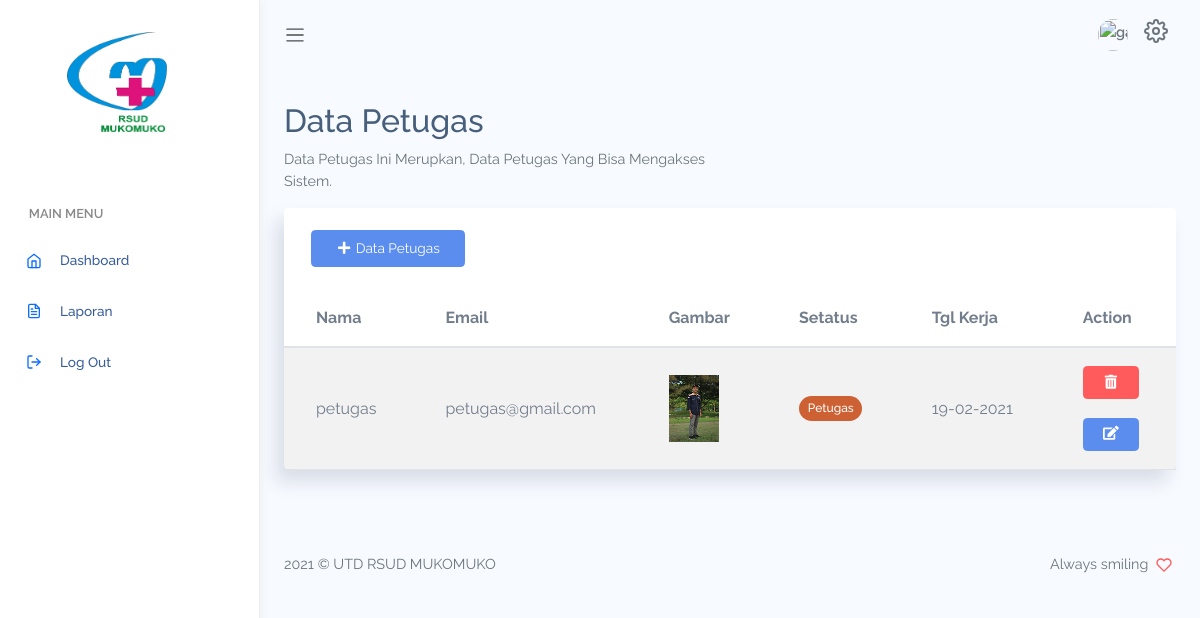
/index.php/petugas, run on an earlier commit of the app's database.
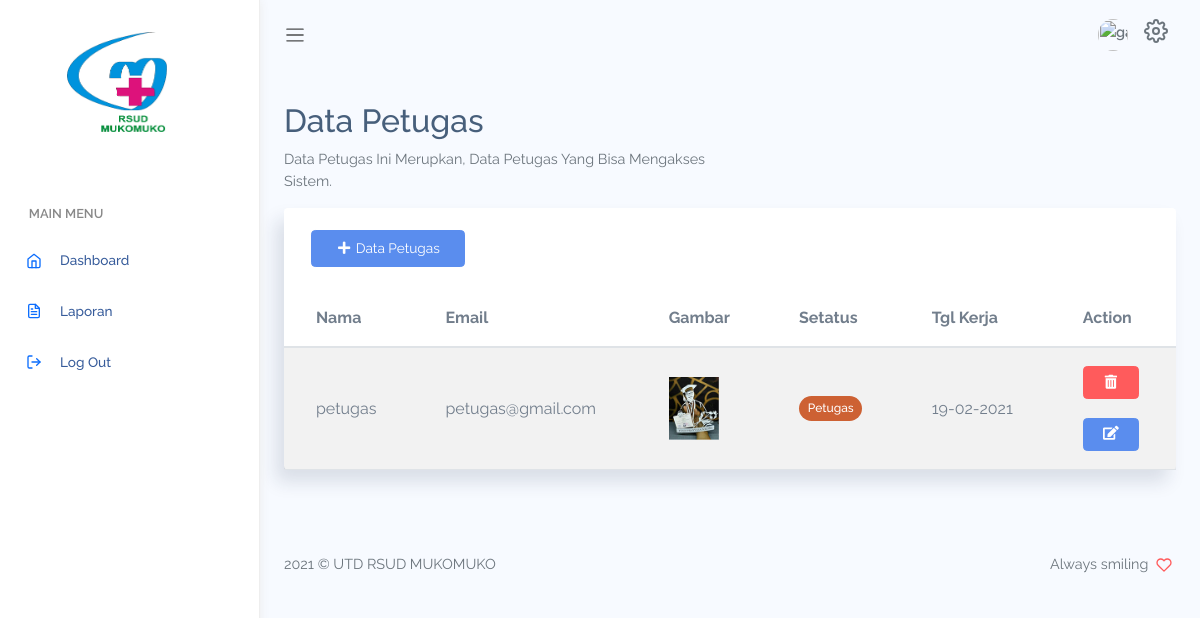
And on a later commit of the database.
### tables this page shows
CREATE TABLE `user` (
  `id` int(11) NOT NULL,
  `nama` varchar(100) NOT NULL,
  `email` varchar(225) NOT NULL,
  `gambar` varchar(225) NOT NULL,
  `password` varchar(225) NOT NULL,
  `role_id` int(5) NOT NULL,
  `aktif` int(5) NOT NULL,
  `tgl_daftar` int(100) NOT NULL
);

### application/controllers/Petugas.php (called while the page is built, shortened)
<?php
class Petugas extends CI_Controller
{
  public function __construct()
  {
    $this->load->library('form_validation');
    $this->load->model('m_master');
  }
  public function index()
  {
    $data['user1'] = $this->m_master->dataAdmin()->row_array();
    $data['data'] = $this->db->get_where('user', ['role_id' => 2])->result_array();
    $data['title'] = 'Data Petugas';
    $this->load->view('template/sidebar', $data);
    $this->load->view('template/header', $data);
    $this->load->view('data/petugas', $data);
    $this->load->view('template/footer', $data);
  }
}

### index.php (called while the page is built, shortened)
<?php
require_once BASEPATH.'core/CodeIgniter.php';

### application/models/m_master.php (called while the page is built, shortened)
<?php
class M_master extends CI_Model
{
  function dataAdmin()
  {
    return $this->db->get_where('user', ['email' => $this->session->userdata('email')]);
  }
}

### application/views/data/petugas.php (the view, shortened to what this page needs)
<div class="main-content container-fluid">
  <div class="page-title">
    <div class="row">
      <div class="col-12 col-md-6">
        <h3>Data Petugas</h3>
        <p class="text-subtitle text-muted">Data Petugas Ini Merupkan, Data Petugas Yang Bisa Mengakses Sistem.</p>
      </div>
    </div>
  </div>
  <div class="row" id="table-striped">
    <div class="col-12">
      <div class="card">
        <div class="card-header">
          <a href="http://" class="btn btn-primary" data-toggle="modal" data-target="#exampleModalDataPetugas"><i class="fas fa-plus"></i> Data Petugas</a>
        </div>
        <div class="card-content">
          <div class="table-responsive">
            <table class="table table-striped mb-0">
              <thead>
                <tr>
                  <th>Nama</th>
                  <th>Email</th>
                  <th>Gambar</th>
                  <th>Setatus</th>
                  <th>Tgl Kerja</th>
                  <th>Action</th>
                </tr>
              </thead>
              <tbody>
                <?php foreach ($data as $petugas) : ?>
                  <tr>
                    <td class="text-bold-500"><?= $petugas['nama'] ?></td>
                    <td><?= $petugas['email']; ?></td>
                    <td class="text-bold-500"><img src="<?= base_url('assets/gambar/petugas/') . $petugas['gambar']; ?>" width="50px" alt=""></td>
                    <?php
                    $aktif = $petugas['role_id'];
                    if ($aktif == 1) {
                      $ada = 'Admin';
                    } elseif ($aktif == 2) {
                      $ada = 'Petugas';
                    } else {
                      $ada = 'No Akfir';
                    }
                    ?>
                    <?php if ($aktif == 2) { ?>
                      <td>
                        <span class="badge" style="background-color: #cd6133;"><?= $ada; ?></span>
                      </td>
                    <?php } ?>
                    <td><?= date('d-m-Y', $petugas['tgl_daftar']); ?></td>
                    <td>
                      <a href="<?= base_url('petugas/hapus/') . $petugas['id']; ?>" class="btn btn-danger btn-sm" name="hapus" onclick="return confirm ('Kamu Yakin Inggin Menghapus..?')"><i class="fas fa-trash-alt"></i></a>
                      <br><br>
                      <a href="#" class="btn btn-primary btn-sm" data-toggle="modal" data-target="#exampleModalEditPetugas<?= $petugas['id'] ?>" name="edit"><i class="fas fa-edit"></i></a>
                    </td>
                  <?php endforeach; ?>
              </tbody>
            </table>
          </div>
        </div>
      </div>
    </div>
  </div>
</div>

What changed in the data, as far as the page shows it:
changed user "petugas": gambar: a different picture
